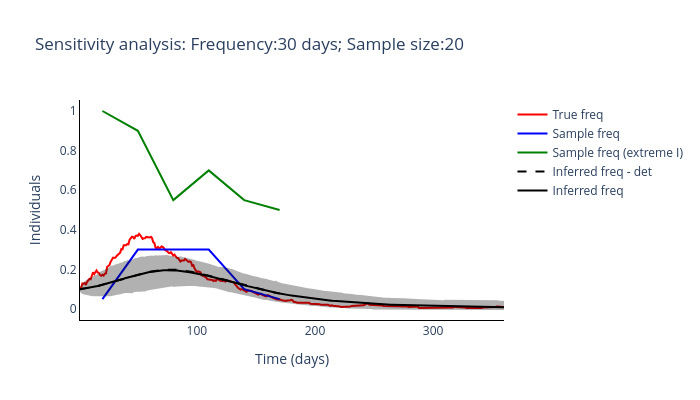

The notebook cell saved with this chart:
### Code cell
routine_run(freq_samplying_range[5], sample_size_range[0])

### Figure 1 — Plotly figure (JSON) as saved in the notebook; plotly's stock layout.template omitted (floating-point values rounded to 4 significant figures; data arrays with more than 128 entries replaced by an {"elided": "..."} marker saying what was removed)
{"data": [{"line": {"color": "red"}, "mode": "lines", "name": "True freq", "type": "scatter", "x": {"elided": "360 int values"}, "y": {"elided": "360 float values"}}, {"line": {"color": "blue"}, "mode": "lines", "name": "Sample freq", "type": "scatter", "x": [20, 50, 80, 110, 140, 170], "y": [0.05, 0.3, 0.3, 0.3, 0.1, 0.05]}, {"line": {"color": "green"}, "mode": "lines", "name": "Sample freq (extreme I)", "type": "scatter", "x": [20, 50, 80, 110, 140, 170], "y": [1, 0.9, 0.55, 0.7, 0.55, 0.5]}, {"line": {"color": "black", "dash": "dash"}, "mode": "lines", "name": "Inferred freq - det", "type": "scatter", "x": {"elided": "360 int values"}, "y": {"elided": "170 float values"}}, {"line": {"color": "black"}, "mode": "lines", "name": "Inferred freq", "type": "scatter", "x": {"elided": "360 int values"}, "y": {"elided": "360 float values"}}, {"fill": "toself", "fillcolor": "black", "line": {"color": "black"}, "mode": "lines", "name": "Inferred freq", "opacity": 0.3, "showlegend": false, "type": "scatter", "x": {"elided": "720 int values"}, "y": {"elided": "720 float values"}}], "layout": {"height": 400, "plot_bgcolor": "white", "title": {"text": "Sensitivity analysis: Frequency:30 days; Sample size:20"}, "width": 700, "xaxis": {"linecolor": "black", "title": {"text": "Time (days)"}}, "yaxis": {"linecolor": "black", "title": {"text": "Individuals"}}}}
